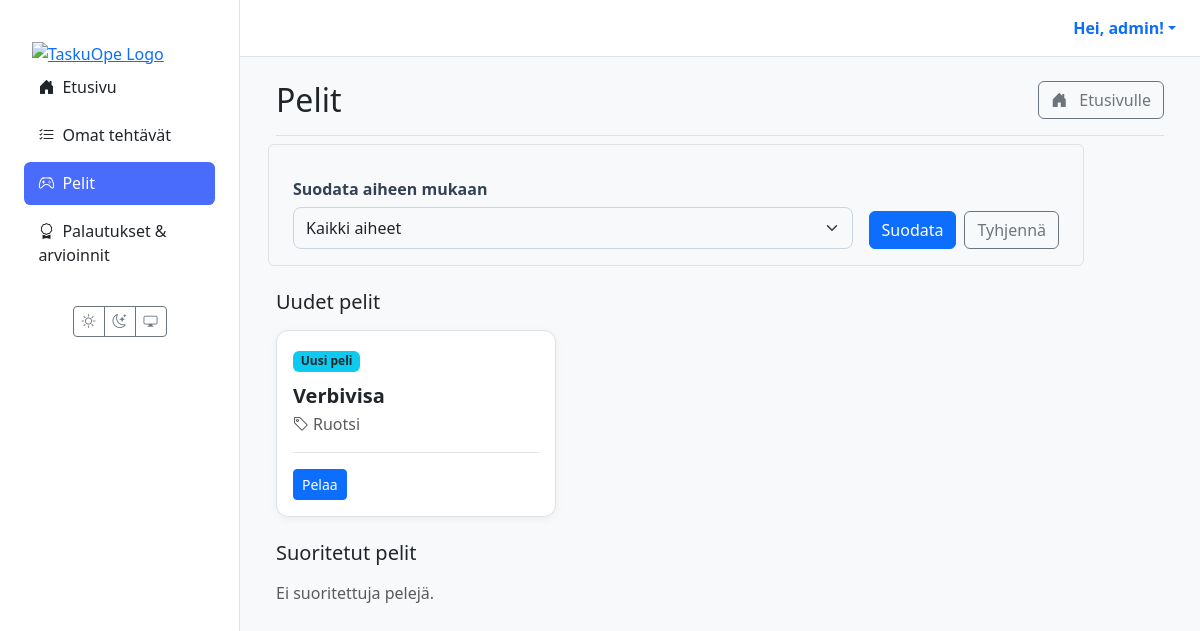
Page /oppilas/pelit/ (signed in) on the committed database.
### users/models.py (models this page shows, shortened)
class CustomUser(AbstractUser):
    class Role(models.TextChoices):
        TEACHER = 'TEACHER', 'Teacher'
        STUDENT = 'STUDENT', 'Student'
    role = models.CharField(max_length=50, choices=Role.choices, default=Role.STUDENT)
    grade_class = models.PositiveSmallIntegerField(
        verbose_name="Luokka-aste",
        null=True,
        blank=True,
        choices=[(i, f"{i}. luokka") for i in range(1, 7)]
    )
    profile_image = models.ImageField(
        verbose_name="Profiilikuva",
        upload_to='profile_pics/',
        null=True,
        blank=True
    )

### materials/models.py (models this page shows, shortened)
class Assignment(models.Model):
    class Status(models.TextChoices):
        ASSIGNED = "ASSIGNED", _("Annettu")
        IN_PROGRESS = "IN_PROGRESS", _("Kesken")
        SUBMITTED = "SUBMITTED", _("Palautettu")
        GRADED = "GRADED", _("Arvioitu")
    id = models.UUIDField(primary_key=True, default=uuid.uuid4, editable=False)
    material = models.ForeignKey(Material, on_delete=models.CASCADE, verbose_name=_("Materiaali"))
    student = models.ForeignKey(
        settings.AUTH_USER_MODEL,
        related_name='assignments',
        on_delete=models.CASCADE,
        limit_choices_to={'role': 'STUDENT'},
        verbose_name=_("Oppilas"),
    )
    assigned_by = models.ForeignKey(
        settings.AUTH_USER_MODEL,
        related_name='assigned_tasks',
        on_delete=models.CASCADE,
        limit_choices_to={'role': 'TEACHER'},
        verbose_name=_("Antanut opettaja"),
    )
    due_at = models.DateTimeField(null=True, blank=True, verbose_name=_("Määräaika"))
    status = models.CharField(max_length=20, choices=Status.choices, default=Status.ASSIGNED, verbose_name=_("Tila"))
    draft_response = models.TextField(blank=True, null=True, verbose_name=_("Luonnosvastaus"))
    created_at = models.DateTimeField(auto_now_add=True, verbose_name=_("Luotu"))
    class Meta:
        constraints = [
            models.UniqueConstraint(fields=['material', 'student'], name='unique_assignment_per_student'),
        ]
        indexes = [
            models.Index(fields=['status']),
            models.Index(fields=['due_at']),
            models.Index(fields=['student']),
            models.Index(fields=['assigned_by']),
        ]
        verbose_name = _("Tehtävänanto")
        verbose_name_plural = _("Tehtävänannot")

class Material(models.Model):
    class MaterialType(models.TextChoices):
        TASK = 'tehtävä', _('Tehtävä')
        LEARNING_MATERIAL = 'oppimateriaali', _('Oppimateriaali')
        TEST = 'testi', _('Testi')
        EXAM = 'koe', _('Koe')
        GAME = 'peli', _('Peli')
    class Status(models.TextChoices):
        DRAFT = 'DRAFT', _('Luonnos')
        PENDING_APPROVAL = 'PENDING', _('Odottaa hyväksyntää')
        APPROVED = 'APPROVED', _('Hyväksytty')
        REJECTED = 'REJECTED', _('Hylätty')
    GRADE_CHOICES = [(str(i), f"{i}. luokka") for i in range(1, 7)]
    id = models.UUIDField(primary_key=True, default=uuid.uuid4, editable=False)
    title = models.CharField(max_length=255, verbose_name=_("Otsikko"))
    content = models.TextField(
        verbose_name=_("Sisältö"),
        help_text=_("Raakasisältö, esim. AI:n tuottama teksti.")
    )
    structured_content = models.JSONField(
        null=True,
        blank=True,
        verbose_name=_("Jäsennelty sisältö"),
        help_text=_("Esim. monivalinnat tai tehtävän rakenne JSON-muodossa.")
    )
    material_type = models.CharField(
        max_length=50,
        choices=MaterialType.choices,
        default=MaterialType.TASK,
        verbose_name=_("Materiaalin tyyppi"),
    )
    subject = models.CharField(max_length=100, null=True, blank=True, verbose_name=_("Aine"))
    grade_level = models.CharField(
        max_length=20,
        choices=GRADE_CHOICES,
        null=True,
        blank=True,
        verbose_name=_("Luokka-aste"),
    )
    audience = models.JSONField(
        null=True,
        blank=True,
        verbose_name=_("Kohderyhmä"),
        help_text=_("Esim. {'learning_styles': ['visuaalinen'], 'languages': ['fi']}")
    )
    author = models.ForeignKey(
        settings.AUTH_USER_MODEL,
        related_name='authored_materials',
        on_delete=models.CASCADE,
        limit_choices_to={'role': 'TEACHER'},
        verbose_name=_("Tekijä (opettaja)"),
    )
    prompt = models.ForeignKey(
        Prompt,
        on_delete=models.SET_NULL,
        null=True,
        blank=True,
        verbose_name=_("Kehoite"),
    )
    status = models.CharField(
        max_length=50,
        choices=Status.choices,
        default=Status.DRAFT,
        verbose_name=_("Tila"),
    )
    version = models.IntegerField(default=1, verbose_name=_("Versio"))
    parent = models.ForeignKey(
        'self',
        on_delete=models.SET_NULL,
        null=True,
        blank=True,
        related_name='versions',
        verbose_name=_("Edellinen versio"),
    )
    created_at = models.DateTimeField(auto_now_add=True, verbose_name=_("Luotu"))
    updated_at = models.DateTimeField(auto_now=True, verbose_name=_("Päivitetty"))
    class Meta:
        verbose_name = _("Materiaali")
        verbose_name_plural = _("Materiaalit")

### materials/views/student.py (the view)
# urls.py: path("oppilas/pelit/", views.student_games_view, name="student_games"),
@login_required(login_url='kirjaudu')
def student_games_view(request):
    if request.user.role != 'STUDENT':
        return redirect('dashboard')
    selected_subject = request.GET.get('subject', '')
    qs = Assignment.objects.select_related('material', 'assigned_by').filter(
        student=request.user,
        material__material_type='peli'
    ).order_by('-created_at')
    subjects = qs.exclude(
        material__subject__isnull=True
    ).exclude(
        material__subject=''
    ).values_list('material__subject', flat=True).distinct().order_by('material__subject')
    if selected_subject:
        qs = qs.filter(material__subject=selected_subject)
    ctx = {
        "assigned": qs.filter(status="ASSIGNED"),
        "completed": qs.filter(status__in=["SUBMITTED", "GRADED"]),
        "subjects": subjects,
        "selected_subject": selected_subject,
        "now": timezone.now(),
    }
    return render(request, 'student/games.html', ctx)

### templates/student/games.html (shortened to what this page needs)
{% extends 'partials/base.html' %}
{% block content %}
<div class="container-fluid">
  <div class="d-flex justify-content-between align-items-center mb-4 border-bottom pb-3">
    <h1 class="h2 mb-0"> Pelit</h1>
    <a href="{% url 'dashboard' %}" class="btn btn-outline-secondary">
      <i class="bi bi-house-door-fill me-2"></i> Etusivulle
    </a>
  </div>
  <div style="max-width: 800px;" class="mb-4">
    <form method="get" class="row g-3 align-items-end p-3 rounded border">
      <div class="col-md">
        <label for="subject-filter" class="form-label fw-bold">Suodata aiheen mukaan</label>
        <select name="subject" id="subject-filter" class="form-select">
          <option value="">Kaikki aiheet</option>
        </select>
      </div>
      <div class="col-md-auto">
        <div class="d-flex gap-2">
          <button type="submit" class="btn btn-primary">Suodata</button>
          <a href="{% url 'material_list' %}" class="btn btn-outline-secondary">Tyhjennä</a>
        </div>
      </div>
    </form>
  </div>
  <section class="mb-4">
    <h2 class="h5 mb-3">Uudet pelit</h2>
    <div class="row row-cols-1 row-cols-md-2 row-cols-xl-3 g-4">
      {% for a in assigned %}
        <div class="col">
          <article class="card material-card h-100">
            <div class="card-body d-flex flex-column">
              <div class="mb-2">
                <span class="badge bg-info text-dark">Uusi peli</span>
              </div>
              <h5 class="card-title mt-1">{{ a.material.title }}</h5>
              <p class="card-subtitle mb-3 text-muted">
                <i class="bi bi-tag me-1"></i>{{ a.material.subject|default:"Ei määritetty" }}
              </p>
              <div class="card-actions mt-auto pt-3">
                <a href="{% url 'play_game' assignment_id=a.id %}" class="btn btn-sm btn-primary">Pelaa</a>
              </div>
            </div>
          </article>
        </div>
      {% empty %}
        <div class="col-12 text-muted">Ei uusia pelejä.</div>
      {% endfor %}
    </div>
  </section>
  <section class="mb-4">
    <h2 class="h5 mb-3">Suoritetut pelit</h2>
    <div class="row row-cols-1 row-cols-md-2 row-cols-xl-3 g-4">
      {% for a in completed %}
        <div class="col">
          <article class="card material-card h-100 border-success">
            <div class="card-body d-flex flex-column">
              <div class="mb-2">
                <span class="badge bg-success">Suoritettu</span>
              </div>
              <h5 class="card-title mt-1">{{ a.material.title }}</h5>
              <p class="card-subtitle mb-3 text-muted">
                <i class="bi bi-tag me-1"></i>{{ a.material.subject|default:"Ei määritetty" }}
              </p>
              <div class="card-actions mt-auto pt-3">
                <a href="{% url 'play_game' assignment_id=a.id %}" class="btn btn-sm btn-outline-secondary">Pelaa uudelleen</a>
              </div>
            </div>
          </article>
        </div>
      {% empty %}
        <div class="col-12 text-muted">Ei suoritettuja pelejä.</div>
      {% endfor %}
    </div>
  </section>
</div>
{% endblock %}

### templates/partials/base.html (shortened to what this page needs)
{% load static %}
<!DOCTYPE html>
<html lang="fi" data-bs-theme="light">
<head>
  <link href="https://cdn.jsdelivr.net/npm/bootstrap@5.3.2/dist/css/bootstrap.min.css" rel="stylesheet">
  <link rel="stylesheet" href="https://cdn.jsdelivr.net/npm/bootstrap-icons@1.11.3/font/bootstrap-icons.min.css">
  <link rel="stylesheet" href="{% static 'css/style.css' %}">
</head>
<body>
  <div class="main-layout-container">
    <aside class="sidebar d-none d-lg-flex flex-column">
      <div class="flex-column w-100">
        <a href="{% url 'dashboard' %}" class="px-3 pt-3 d-block"><img src="{% static 'images/logo1.png' %}" alt="TaskuOpe Logo" class="img-fluid"></a>
        {% with nm=request.resolver_match.url_name %}
        <nav class="nav nav-pills flex-column mb-4 px-2">
          <a href="{% url 'dashboard' %}" class="nav-link {% if nm == 'dashboard' %}active{% endif %}"><i class="bi bi-house-door-fill me-2"></i>Etusivu</a>
          {% if request.user.is_authenticated and request.user.role == 'STUDENT' %}
            <a href="{% url 'student_assignments' %}" class="nav-link {% if nm == 'student_assignments' %}active{% endif %}"><i class="bi bi-list-check me-2"></i>Omat tehtävät</a>
            <a href="{% url 'student_games' %}" class="nav-link {% if nm == 'student_games' %}active{% endif %}"><i class="bi bi-controller me-2"></i>Pelit</a>
            <a href="{% url 'student_grades' %}" class="nav-link {% if nm == 'student_grades' %}active{% endif %}"><i class="bi bi-award me-2"></i>Palautukset & arvioinnit</a>
          {% endif %}
        </nav>
        {% endwith %}
        <div class="mt-auto text-center pb-3">
          <div class="btn-group"><button id="theme-light" class="btn btn-outline-secondary btn-sm"><i class="bi bi-sun"></i></button><button id="theme-dark" class="btn btn-outline-secondary btn-sm"><i class="bi bi-moon-stars"></i></button><button id="theme-system" class="btn btn-outline-secondary btn-sm"><i class="bi bi-display"></i></button></div>
        </div>
      </div>
    </aside>
    <div class="main-content-wrapper">
      <header class="main-header d-none d-lg-flex justify-content-end align-items-center px-4 py-3">
        <div class="dropdown">
          <a href="#" class="d-flex align-items-center text-decoration-none dropdown-toggle" data-bs-toggle="dropdown">
            <strong>Hei, {{ user.get_full_name|default:user.username }}!</strong>
          </a>
        </div>
      </header>
      <main class="page-content">
        {% block content %}{% endblock %}
      </main>
    </div>
  </div>
</body>
</html>

### staticfiles/css/style.css (style rules this page uses)
:root { --sidebar-width: 240px; }
[data-bs-theme="light"] { --bg-color: #f8f9fa; --card-bg-color: #ffffff; --text-color: #212529; --border-color: #dee2e6; --bs-body-bg: var(--bg-color); --bs-body-color: var(--text-color); --bs-border-color: var(--border-color); --bs-card-bg: var(--card-bg-color); }
html, body { height: 100%; overflow: hidden; }
.main-layout-container { display: flex; flex-direction: row; height: 100%; width: 100%; background-color: var(--bs-body-bg); }
.sidebar { width: var(--sidebar-width); flex-shrink: 0; height: 100vh; overflow-y: auto; background-color: var(--card-bg-color); border-right: 1px solid var(--border-color); padding: 1.5rem 1rem; }
.main-content-wrapper { flex-grow: 1; display: flex; flex-direction: column; height: 100vh; overflow: hidden; }
.main-header { flex-shrink: 0; background-color: var(--card-bg-color); border-bottom: 1px solid var(--border-color); padding: 0.75rem 1.5rem; }
.page-content { flex-grow: 1; overflow-y: auto; padding: 1.5rem; }
.sidebar .nav-link { color: var(--text-color); font-weight: 500; padding: 0.6rem 0.9rem; border-radius: 0.4rem; margin-bottom: 0.3rem; transition: background 0.2s; }
.sidebar .nav-link.active { background-color: #4a6cfd; color: #fff; }
.card-body, #markdown-preview { display: flow-root; }
#markdown-preview h1, .card-body h1, #markdown-preview h2, .card-body h2, #markdown-preview h3, .card-body h3, #markdown-preview h4, .card-body h4, #markdown-preview p, .card-body p, #markdown-preview ul, .card-body ul, #markdown-preview ol, .card-body ol, #markdown-preview blockquote, .card-body blockquote { margin-bottom: 1.25rem; }
.form-label { font-weight: 600; margin-bottom: 6px; color: #334155; }
.form-control, .form-select { border: 1px solid #cbd5e1; padding: 8px 12px; border-radius: 8px; transition: border-color 0.2s, box-shadow 0.2s; }
:root { --taskuope-font-sans: system-ui, -apple-system, "Segoe UI", Roboto, "Helvetica Neue", Arial, sans-serif; }
.material-card { border: 1px solid var(--border-color); border-radius: 0.75rem; box-shadow: 0 2px 8px rgba(0,0,0,0.05); transition: transform 0.2s ease, box-shadow 0.2s ease; background-color: var(--card-bg-color); }
.material-card .card-title { font-weight: 600; color: var(--text-color); }
.material-card .card-actions { border-top: 1px solid var(--border-color); display: flex; flex-wrap: wrap; gap: 0.5rem; align-items: center; }

### rows in the picture
CustomUser: get_full_name "admin"
Assignment: material "Verbivisa", material.subject "Ruotsi"
